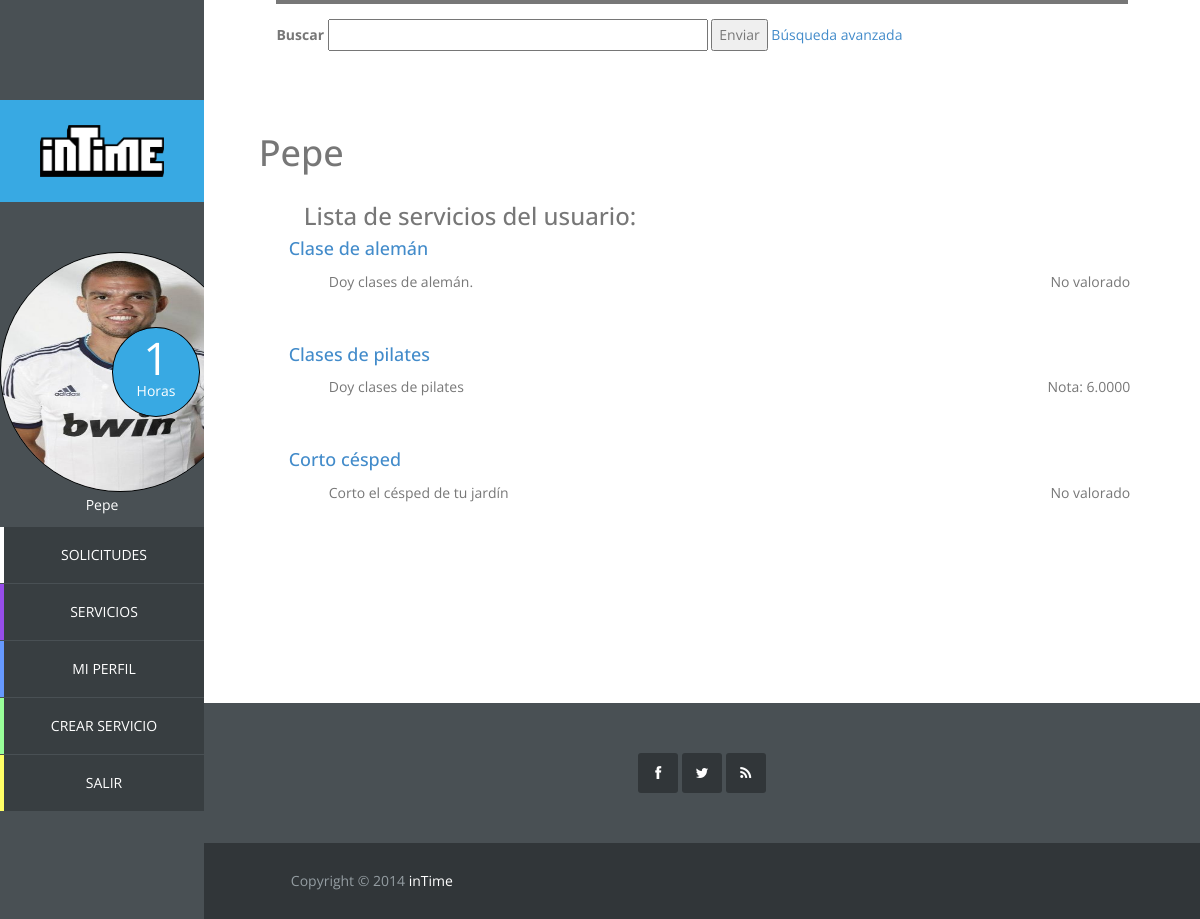
Before: /vista/perfil_usuario.php (signed in) with the older database file.
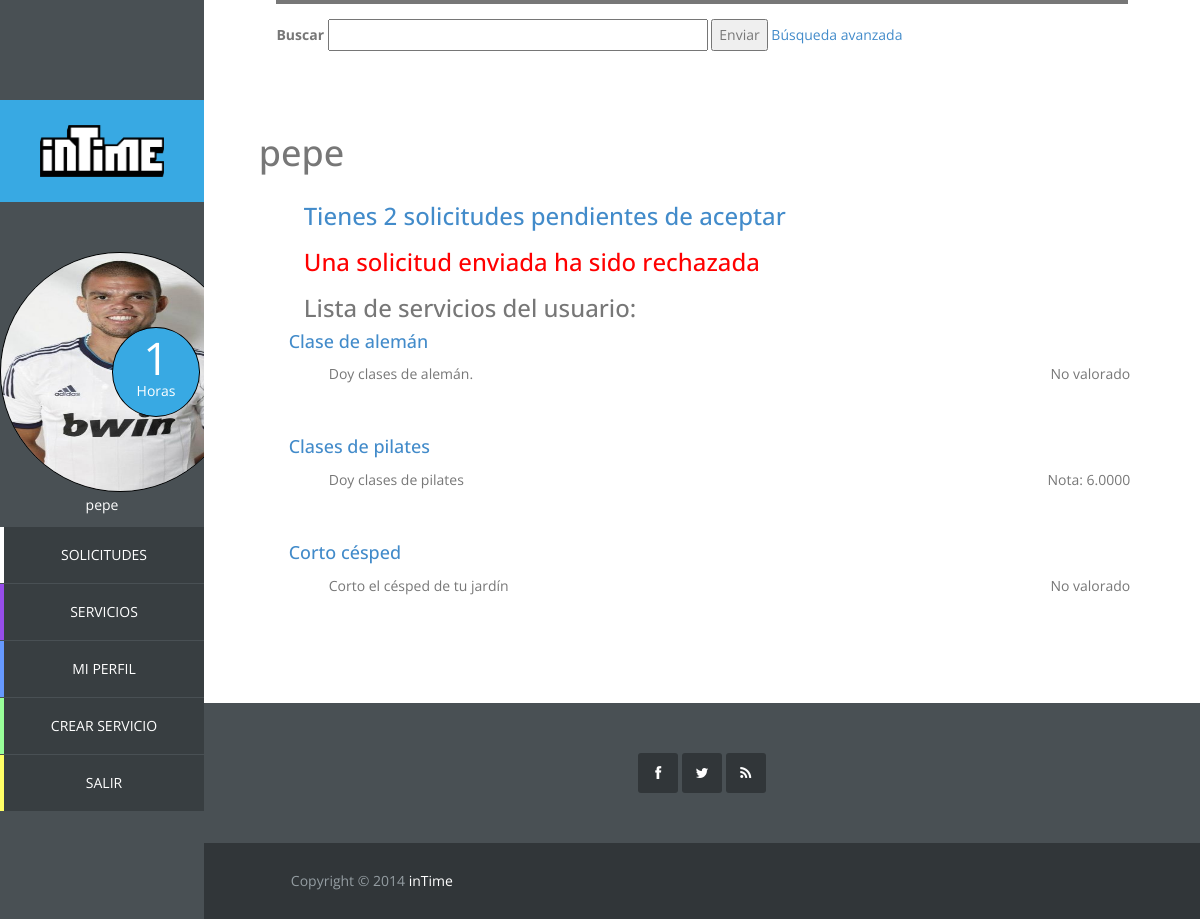
After: the same page with the newer database file.
### tables this page shows
CREATE TABLE IF NOT EXISTS `usuario` (
  `id_usuario` int(11) NOT NULL AUTO_INCREMENT,
  `correo` varchar(40) NOT NULL,
  `nombre` varchar(20) NOT NULL,
  `apellidos` varchar(40) NOT NULL,
  `direccion` varchar(80) NOT NULL,
  `horas_usuario` int(11) NOT NULL,
  `foto_usuario` varchar(20) DEFAULT NULL,
  `pass` char(128) NOT NULL,
  `salt` char(128) NOT NULL,
  `vio_sol_recibidas` datetime NOT NULL,
  `vio_sol_enviadas` datetime NOT NULL,
  PRIMARY KEY (`id_usuario`),
  UNIQUE KEY `correo` (`correo`)
);

### modelo/usuario.php (called while the page is built, shortened)
<?php
	class Usuario {
		private $id;
		private $nombre;
		private $horas;
		private $foto;
		public function __construct($id, $correo, $nombre, $apellidos, $direccion, $horas, $foto, $pass, $salt) {
			$this->id = $id;
			$this->nombre = $nombre;
			$this->horas = $horas;
			$this->foto = $foto;
		}
		public function getId(){
			return $this->id;
		}
		public function getNombre(){
			return $this->nombre;
		}
		public function getHoras(){
			return $this->horas;
		}
		public function getFoto(){
			return $this->foto;
		}
	}

### controlador/op_base_datos.php (called while the page is built, shortened)
<?php
class Mysql{
	protected $host="localhost";
	protected $user="root";
    protected $clave="";
    protected $bd="intime";
    protected $conexion;
	protected function conectar(){
        $this->conexion=mysqli_connect($this->host,$this->user,$this->clave);
        mysqli_select_db($this->conexion, $this->bd);
		$this->conexion->set_charset("utf8");
    }
	protected function escapaBd(&$args) {
		$numElems = count($args);
		for($i=0; $i < $numElems; $i++){
			$args[$i] = mysqli_real_escape_string($this->conexion, $args[$i]);
		}
	}
}

### controlador/op_base_datos_usuario.php (called while the page is built, shortened)
<?php
require_once '../controlador/op_base_datos.php';
class MysqlUsuario extends Mysql {
	public function conseguirUsuarioById($id){
		$pst = $this->conexion->prepare("select * from usuario where id_usuario = ?");
		$pst->bind_param("s", $id);
		$pst->execute();
		$pst->bind_result($id_usuario, $correo, $nombre, $apellidos, $direccion, $horas, $foto, $pass, $salt,
			$vio_sol_recibidas, $vio_sol_enviadas);
		$usuario = NULL;
		if($pst->fetch()){
			$usuario = new Usuario($id_usuario, $correo, $nombre, $apellidos, $direccion, $horas, $foto, $pass, $salt,
				$vio_sol_recibidas, $vio_sol_enviadas);
		}
		return $usuario;
	}
	public function conseguirSolicitudesRecibidasNoVistas($id_usuario){
		$args = array($id_usuario);
		$pst = $this->conexion->prepare("SELECT solicitud.id_solicitud, solicitud.id_usuario, solicitud.id_servicio, solicitud.estado,
			solicitud.fecha, solicitud.comentario FROM solicitud join servicio join usuario where
			servicio.id_usuario = ? and servicio.id_usuario = usuario.id_usuario and solicitud.id_servicio = servicio.id_servicio
			and solicitud.fecha > usuario.vio_sol_recibidas order by solicitud.fecha DESC");
		$pst->bind_param("i", $args[0]);
		$pst->execute();
		$pst->bind_result($id_solicitud, $id_usuario, $id_servicio, $estado, $fecha, $comentario);
		$resultado = NULL;
		while($pst->fetch()){
			$resultado[] = new Solicitud($id_solicitud, $id_usuario, $id_servicio, $estado, $fecha, $comentario);
		}
		return $resultado;
	}
	public function conseguirSolicitudesRechazadasNovistas($id_usuario){
		$args = array($id_usuario);
		$pst = $this->conexion->prepare("SELECT solicitud.id_solicitud, solicitud.id_usuario, solicitud.id_servicio, solicitud.estado,
			solicitud.fecha, solicitud.comentario FROM solicitud natural join usuario where id_usuario = ?
			and estado = 2 and fecha > vio_sol_enviadas order by solicitud.fecha DESC");
		$pst->bind_param("i", $args[0]);
		$pst->execute();
		$pst->bind_result($id_solicitud, $id_usuario, $id_servicio, $estado, $fecha, $comentario);
		$resultado = NULL;
		while($pst->fetch()){
			$resultado[] = new Solicitud($id_solicitud, $id_usuario, $id_servicio, $estado, $fecha, $comentario);
		}
		return $resultado;
	}
}

### controlador/op_base_datos_servicio.php (called while the page is built, shortened)
<?php
require_once '../controlador/op_base_datos.php';
class MysqlServicio extends Mysql {
	public function conseguirServiciosByUserId($id){
		$pst = $this->conexion->prepare("select * from servicio where id_usuario = ?");
		$pst->bind_param("i", $id);
		$pst->execute();
		$pst->bind_result($id_servicio, $id_usuario, $id_categoria, $nombre, $descripcion, $horas, $foto);
		$resultado = NULL;
		while($pst->fetch()){
			$resultado[] = new Servicio($id_servicio, $id_usuario, $id_categoria, $nombre, $descripcion, $horas, $foto);
		}
		return $resultado;
	}
}

### vista/perfil_usuario.php (the view, shortened to what the changed rows need)
<?php
	require_once '../controlador/op_base_datos_usuario.php';
	require_once '../controlador/op_base_datos_servicio.php';
	require_once '../modelo/usuario.php';
?>
<!DOCTYPE html>
<html lang="es">
	<head>
		<link rel="stylesheet" href="css/bootstrap.min.css">
		<link rel="stylesheet" href="css/font-awesome.min.css">
		<link rel="stylesheet" href="css/templatemo_misc.css">
		<link rel="stylesheet" href="css/templatemo_style.css">
	</head>
<?php
	$usuario = $_SESSION['usuario'];
	$BDD = new MysqlUsuario();
	$solRecibidasNoVistas = $BDD->conseguirSolicitudesRecibidasNoVistas($_SESSION['usuario']->getId());
	$solRechazadasNoVistas = $BDD->conseguirSolicitudesRechazadasNovistas($_SESSION['usuario']->getId());
	$num_sol_recibidas = count($solRecibidasNoVistas);
	$num_sol_rechazadas = count($solRechazadasNoVistas);
	$BDD = new MysqlServicio();
	$servicios = $BDD->conseguirServiciosByUserId($usuario->getId());
?>
	<body>
		<?php include "sidebar.php"
		?>
		<div id="main-content">
			<div id="templatemo">
				<div class="section-content">
					<div class="row">
						<div class="col-md-12">
							<div class="section-title">
							</div>
						</div>
						<h1><?php echo $usuario->getNombre()." ".$usuario->getApellidos(); ?></h1>
					</div>
					<div class="cuerpo">
						<?php
							if($num_sol_recibidas == 1){
								echo "<h3 id='solicitud'><a href='solicitudes.php?tipo=0&estado=0'>Tienes ".$num_sol_recibidas." solicitud pendiente de aceptar</a></h3>";
							}else if($num_sol_recibidas > 1){
								echo "<h3 id='solicitud'><a href='solicitudes.php?tipo=0&estado=0'>Tienes ".$num_sol_recibidas." solicitudes pendientes de aceptar</a></h3>";
							}
							if($num_sol_rechazadas == 1){
								echo "<h3><a class='solicitud-rechazada' href='solicitudes.php?tipo=1&estado=2'>Una solicitud enviada ha sido rechazada</a></h3>";
							}else if($num_sol_rechazadas > 1){
								echo "<h3><a class='solicitud-rechazada' href='solicitudes.php?tipo=1&estado=2>Varias solicitudes enviadas han sido rechazadas</a></h3>";
							}
						?>
					</div>
				</div>
			</div>
		</div>
	</body>
</html>

### vista/sidebar.php (shortened to what the changed rows need)
<?php
$dir = $_SERVER["REQUEST_URI"];
$array = explode("/", $dir);
$n = count($array);
?>
	<div id="main-sidebar">
		<?php
		if($array[$n-1] == "index.php" || $array[$n-1] == ""){
		?>
		<div class="logo">
			<a href="index.php"><img src="vista/images/logo.png"/></a>
		</div>
		<ul class="main-menu">
			<li class="services">
				<a href='vista/mostrar_servicios.php'>servicios</a>
			</li>
			<li class="about">
				<a href="vista/sobrenosotros.php">sobre nosotros</a>
			</li>
			<li class="contact">
				<a href="vista/contacto.php">contacto</a>
			</li>
		</ul>
		<?php
		}else {
			require_once '../controlador/op_base_datos_usuario.php';
			if(isset($_SESSION['login_usuario']) && $_SESSION['login_usuario']){
				$user = $_SESSION['usuario'];
				$baseDatos = new MysqlUsuario();
				$user = $baseDatos->conseguirUsuarioById($user->getId());
		?>
				<div class="logo">
					<a href="perfil_usuario.php">
						<img src="images/logo.png"/>
					</a>
				</div>
				<div class="navigation-log-in">
					<ul class="main-menu">
						<div class="circle-text">
							<div class="contador">
									<?php echo $user->getHoras() ?>
							</div>
							<p>Horas</p>
						</div>
						<?php
							if($user->getFoto() == NULL){
								echo "<a href='perfil_usuario.php'><img src='images/usuario/user_defect.png'></a>";
							}else{
						?>
								<a href='perfil_usuario.php'><img src='<?php echo "images/usuario/".$user->getFoto() ?>'></a>
						<?php
							}
						?>
						<p>
							<?php echo $user->getNombre() ?>
						</p>
						<li class="requests">
							<a href="solicitudes.php">Solicitudes</a>
						</li>
						<li class="services">
							<a href="mostrar_servicios.php">servicios</a>
						</li>
						<li class="profile">
							<a href="perfil.php?id_usuario=<?php echo $user->getId() ?>">Mi Perfil</a>
						</li>
						<li class="new-job">
							<a href="crearservicio.php">Crear Servicio</a>
						</li>
						<li class="log-out">
							<a href="../controlador/logout.php">Salir</a>
						</li>
					</ul>
				</div>
		<?php
			}else if(isset($_SESSION['login_admin']) && $_SESSION['login_admin']) {
		?>
				<div class="logo">
					<a href="perfil_admin.php"><img src="images/logo.png"/></a>
				</div>
				<div class="navigation-log-in">
					<ul class="main-menu">
						<div class="circle-text">
							<div class="contador">-</div>
							<p>Horas</p>
						</div>
						<img src="images/admin.jpg" >
						<li class="user-list">
							<a href="usuariosadmin.php">Lista Usuarios</a>
						</li>
						<li class="service-list">
							<a href="serviciosadmin.php">Lista Servicios</a>
						</li>
						<li class="log-out">
							<a href="../controlador/logout.php">Salir</a>
						</li>
					</ul>
				</div>
		<?php
			}
		?>
		<?php
		}
		?>
	</div>

Changed rows visible on the page:
changed usuario: nombre "Pepe" → "pepe"
Other visible differences:
$num_sol_recibidas: (not shown) → "2"
text now shown: "Tienes solicitudes pendientes de aceptar Una solicitud enviada ha sido rechazada"
